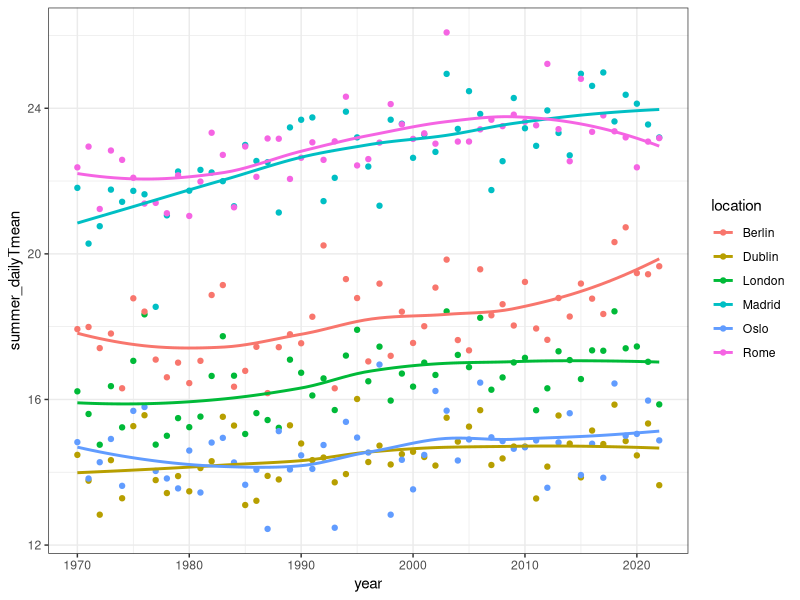
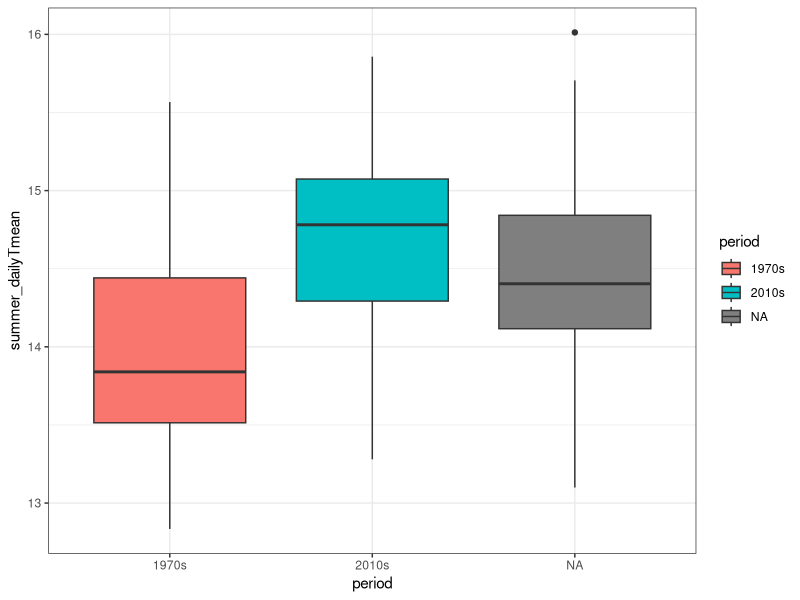
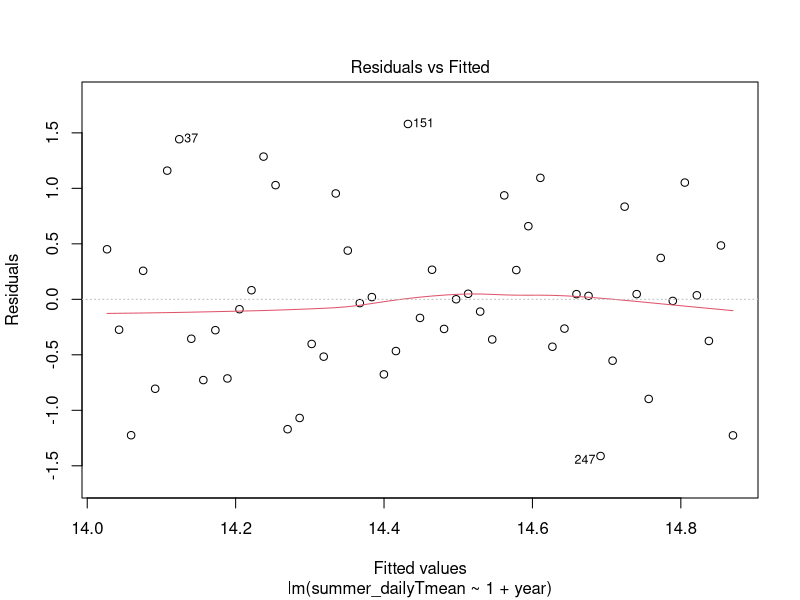
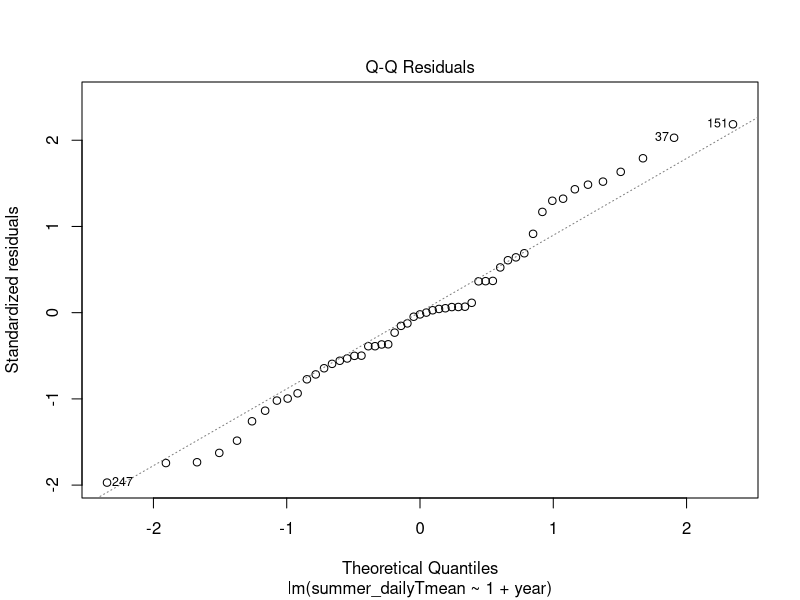
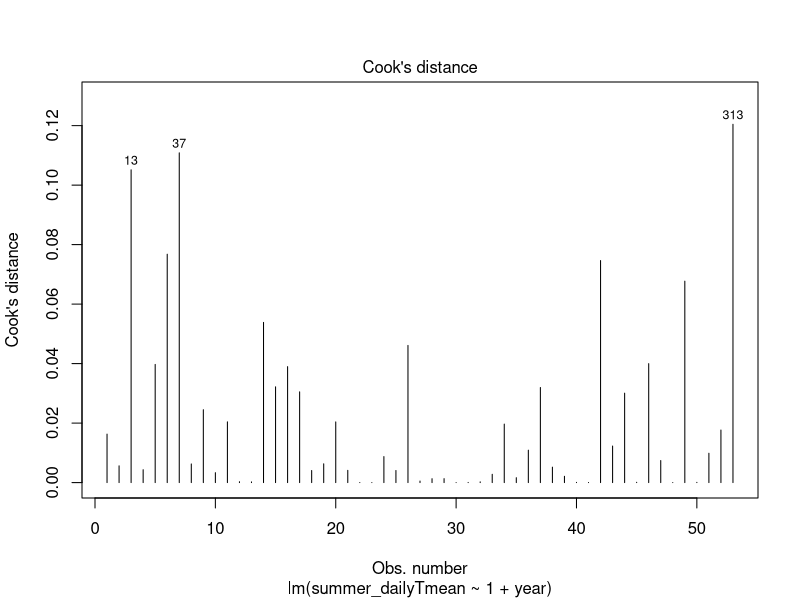
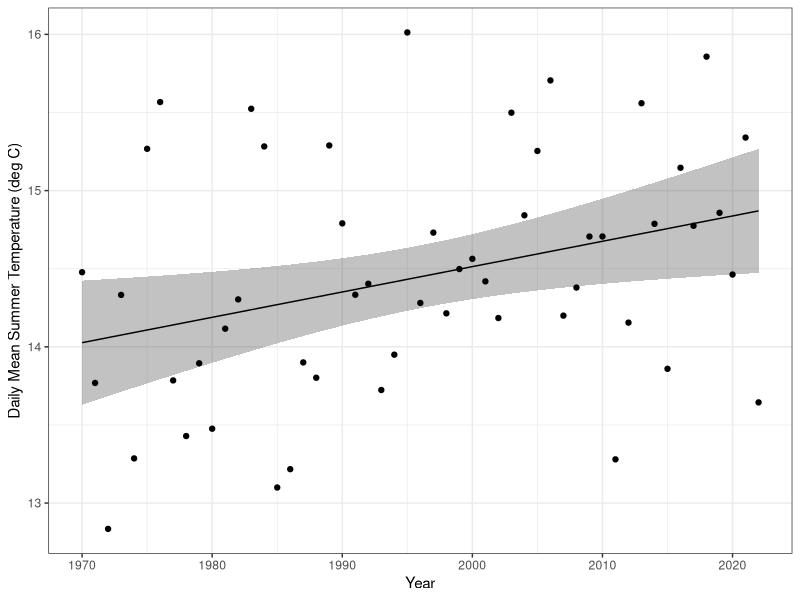

Generate these figures, in order, with R:
## ---- chunk 1
# Import climate data for six European cities for the period 1970-2022
climate = read.table('climate_change.csv', 
                     sep=',', 
                     header=TRUE)
## ---- chunk 2
# Look at first 6 lines of the imported data
head(climate)
## ---- chunk 3
# A summary of the data
summary(climate)
## ---- chunk 4
# The structure of the data
str(climate)
## ---- chunk 5
# Make sure location is a factor
climate$location = as.factor(climate$location)
## ---- chunk 6
# Define two time periods
climate$period = NA
climate$period[climate$year>=1970 & climate$year<1980] = "1970s"
climate$period[climate$year>=2010 & climate$year<2020] = "2010s"
climate$period = as.factor(climate$period)
## ---- chunk 7
dublin_climate = subset(climate, location=="Dublin")
## ---- chunk 8
library(ggplot2)

# Plot mean temperature for the six locations
ggplot(data=climate,
       aes(x=year,
           y=summer_dailyTmean,
           colour=location)) +
  geom_point() + 
  geom_smooth(se=FALSE) + 
  theme_bw()
## ---- chunk 9
# Plot mean temperature for the six locations
ggplot(data=dublin_climate,
       aes(x=period,
           y=summer_dailyTmean,
           fill=period)) +
  geom_boxplot() + 
  theme_bw()
## ---- chunk 10
# Fit a linear regression model for mean daily temperature in Dublin
m_dublin = lm(summer_dailyTmean~1+year, 
              data=dublin_climate)
## ---- chunk 11
# Ptot a residual versus fitted
plot(m_dublin, which=1)
## ---- chunk 12
# Plot a residual versus fitted
plot(m_dublin, which=2)
## ---- chunk 13
# A leverage plot showing Cook's distance
plot(m_dublin, which=4)
## ---- chunk 14
# Fit the null model
m_null = lm(summer_dailyTmean~1, 
              data=dublin_climate)
## ---- chunk 15
anova(m_null, m_dublin)
## ---- chunk 16
summary(m_dublin)
## ---- chunk 17
confint(m_dublin)
## ---- chunk 18
# Model predictions and 95% confidence interval
predictions = predict(m_dublin,
                      interval='confidence',
                      level=0.95)
## ---- chunk 19
dublin_climate$pred = predictions[,1]         # Model prediction 
dublin_climate$pred_lwrCI = predictions[,2]   # Lower 95% CI of prediction
dublin_climate$pred_uprCI = predictions[,3]  # Upper 95% CI of prediction
## ---- chunk 20
ggplot(data=dublin_climate,            # Define the data to be plotted
       aes(x=year,
           y=pred,
           ymin=pred_lwrCI,
           ymax=pred_uprCI)) +
  
  # Specify the plot
  geom_ribbon(alpha=0.3) +               # Make 95% CI semi-transparent
  geom_path() +                          # Plot the predicted linear relationship 
  geom_point(aes(y=summer_dailyTmean)) + # Plot the original data

  # Specify the styling of the plot
  labs(x='Year',
       y='Daily Mean Summer Temperature (deg C)') +
  theme_bw()
